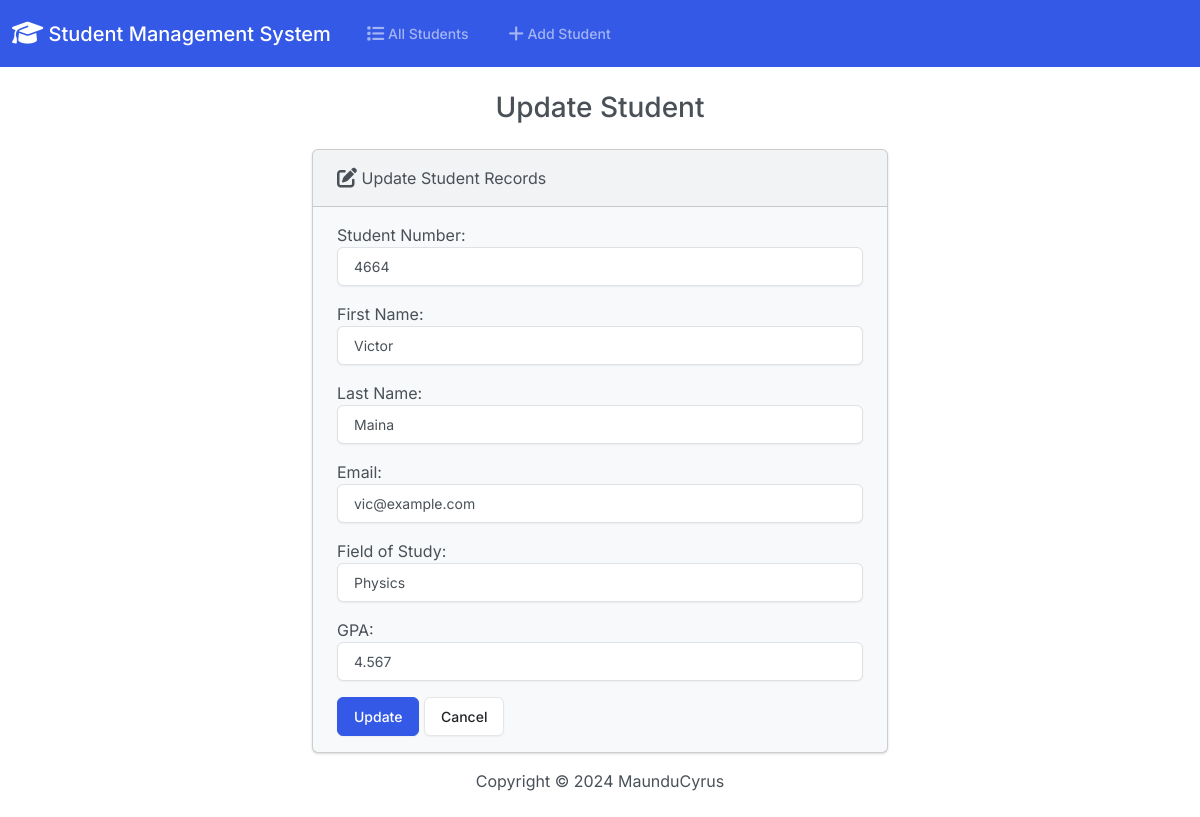
Page /edit/2/ on the committed database.
### application/models.py (models this page shows, shortened)
class Student(models.Model):
    student_number = models.PositiveIntegerField()
    first_name = models.CharField(max_length=50)
    last_name = models.CharField(max_length=50)
    email = models.EmailField(max_length=50)
    field_of_study = models.CharField(max_length=50)
    gpa = models.FloatField()

### application/views.py (the view)
# urls.py: path('edit/<int:id>/', views.edit, name='edit'),
def edit(request, id):
    student = get_object_or_404(Student, pk=id)
    if request.method == 'POST':
        form = StudentForm(request.POST, instance=student)
        if form.is_valid():
            form.save()
            return render(request, 'students/edit.html', {
                'form': form,
                'success': True,
            })
    else:
        form = StudentForm(instance=student)
    return render(request, 'students/edit.html', {
        'form': form,
    })

### application/forms.py
class StudentForm(forms.ModelForm):
    class Meta:
        model = Student
        fields = ['student_number', 'first_name', 'last_name', 'email', 'field_of_study', 'gpa']
        labels = {
            'student_number': 'Student Number',
            'first_name': 'First Name',
            'last_name': 'Last Name',
            'email': 'Email',
            'field_of_study': 'Field of Study',
            'gpa': 'GPA'
        }
        widgets = {
            'student_number': forms.NumberInput(attrs={'class': 'form-control'}),
            'first_name': forms.TextInput(attrs={'class': 'form-control'}),
            'last_name': forms.TextInput(attrs={'class': 'form-control'}),
            'email': forms.EmailInput(attrs={'class': 'form-control'}),
            'field_of_study': forms.TextInput(attrs={'class': 'form-control'}),
            'gpa': forms.NumberInput(attrs={'class': 'form-control'}),
        }

### application/templates/students/edit.html (shortened to what this page needs)
{% extends "students/base.html" %}
{% block body %}
    <h3 class="text-center m-4">Update Student</h3>
    {% if success %}
    <div class="alert alert-success" role="alert">
    The student updated successfully
        <a href="{% url 'index' %}" class="alert-link"> Go to Home Page</a>
    </div>
    {% else %}
        <div class="row justify-content-center">
        <div class="col-6">
            <div class="card bg-light mb-3">
              <div class="card-header">
                  <i class="fa-solid fa-pen-to-square fa-lg"></i> Update Student Records
              </div>
              <div class="card-body">
                  <form action="" method="POST">
                      {{ form.as_p }}
                      <button type="submit" class="btn btn-primary">Update</button>
                      <a href="{% url 'index' %}" class="btn btn-secondary">Cancel</a>
                  </form>
              </div>
            </div>
        </div>
        </div>
    {% endif %}
{% endblock %}

### rows in the picture
Student: student_number "4664", first_name "Victor", last_name "Maina", email "vic@example.com", field_of_study "Physics", gpa "4.567"
